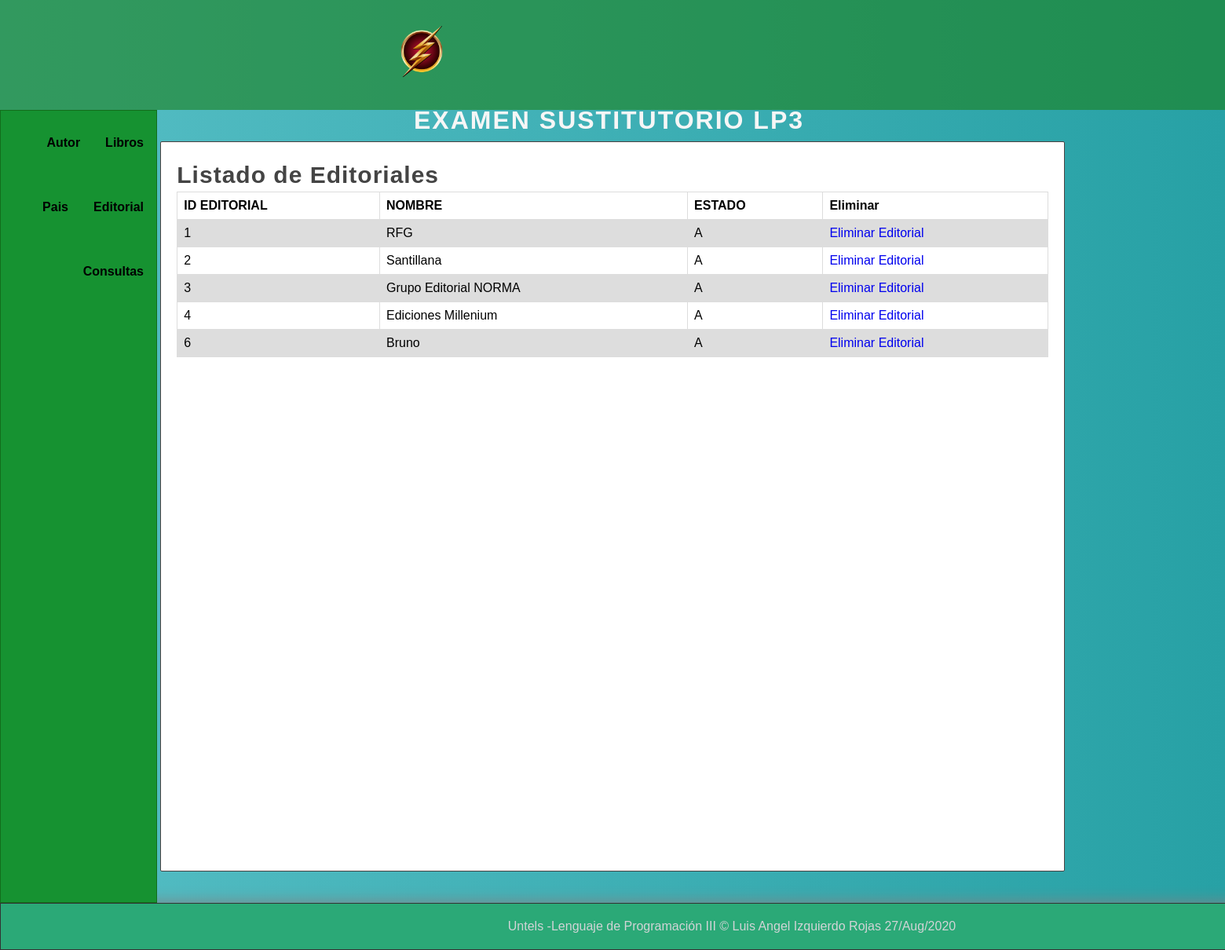
Screenshot of /editoriales/ with the database file from the repository.
### miapp/models.py (models this page shows)
class Editoriales(models.Model):
    ideditorial = models.IntegerField()
    nombre = models.CharField(max_length=40)
    estado = models.CharField(max_length=1)

### miapp/views.py (the view)
# urls.py: path('editoriales/',views.editoriales,name="editoriales"),
def editoriales(request):
    editoriales = Editoriales.objects.all()
    return render(request, 'editorial.html',{
        'titulo':'Editoriales',
        'editoriales':editoriales
    })

### miapp/templates/editorial.html (shortened to what this page needs)
{%extends 'layout.html'%}
{% block content %}
    <h1 class="title">Listado de Editoriales</h1>
<table>
  <tr>
    <th>ID EDITORIAL</th>
    <th>NOMBRE</th>
    <th>ESTADO</th>
    <th>Eliminar</th>
  </tr>
{%for editorial in editoriales %}
  <tr>
    <td>{{editorial.ideditorial}}</td>
    <td>{{editorial.nombre}}</td>
    <td>{{editorial.estado}}</td>
    <td><a href="{% url 'eliminar_editoriales' id=editorial.ideditorial %}">Eliminar Editorial</a></td>
  </tr>
{% endfor %}
</table>
{% endblock %}

### miapp/static/css/style.css (style rules this page uses)
* { margin: 0px; padding: 0px; box-sizing: border-box; font-family: Arial, Helvetica, sans-serif; text-decoration: none; }
body { background: linear-gradient(to right, #56bec5, #27a1a5); }
.title { color:#444; letter-spacing: 1px; font-size: 30px; margin-bottom: 4px; margin-top: 5px; }
table { font-family: arial, sans-serif; border-collapse: collapse; width: 100%; }
td, th { border: 1px solid #dddddd; text-align: left; padding: 8px; }
tr:nth-child(even) { background-color: #dddddd; }

### rows the page displays
Editoriales: ideditorial "1", nombre "RFG", estado "A"
Editoriales: ideditorial "2", nombre "Santillana", estado "A"
Editoriales: ideditorial "3", nombre "Grupo Editorial NORMA", estado "A"
Editoriales: ideditorial "4", nombre "Ediciones Millenium", estado "A"
Editoriales: ideditorial "6", nombre "Bruno", estado "A"
